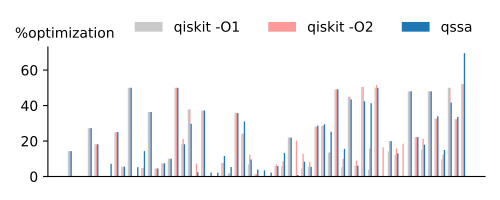

The Python source for this figure:
#!/usr/bin/env python
# coding: utf-8

import os
import os.path
import sys
import copy
import math

import matplotlib
import matplotlib.pyplot as plt
import numpy as np
import json

# Use TrueType fonts instead of Type 3 fonts
# Type 3 fonts embed bitmaps and are not allowed in camera-ready submissions
# for many conferences. TrueType fonts look better and are accepted.
matplotlib.rcParams['pdf.fonttype'] = 42
matplotlib.rcParams['ps.fonttype'] = 42

matplotlib.rcParams['figure.figsize'] = 5, 2

def log(*args, **kwargs):
    print(*args, file=sys.stderr, **kwargs)

# Color palette
light_gray = "#cacaca"
dark_gray = "#827b7b"
light_blue = "#a6cee3"
dark_blue = "#1f78b4"
light_green = "#b2df8a"
dark_green = "#33a02c"
light_red = "#fb9a99"
dark_red = "#e31a1c"

# math
lg2 = lambda n: math.log(n, 2)


rawdata = None # raw data
with open("./qasmbench-gate-count.json", "r") as f:
    rawdata = json.load(f)
assert rawdata is not None

INF = 10**9
class PlotDatum:
    def __init__(self, label, kind, stats, idx):
        self.label = label # testname
        self.kind = kind # default, qiskit, qssa, zx
        self.idx = idx
        if 'ops' not in stats or 'depth' not in stats:
            print(f'> INVALID {label}::{kind} : {stats}')
            self.gates = {}
            self.cx = -1
            self.u = -1
            self.single_qubit = -1
            self.depth = -1
            self.tot = -1
            self.time = stats.get('time', -1)
        else:
            gates = stats['ops']
            self.gates = copy.deepcopy(gates) # gates dict: {<gate>: <count>, ...}
            self.cx = gates.get("cx", 0)
            self.u = gates.get("u", 0) + gates.get("u3", 0)
            self.single_qubit = 0
            for gate in "h x y z rx ry rz s sdg t tdg u u1 u2 u3".split():
                self.single_qubit += gates.get(gate, 0)
            self.depth = stats['depth']
            self.tot = sum([gates[g] for g in gates])
            self.time = stats['time']

    def __lt__(self, other):
        return self.tot < other.tot
class FullData:
    def __init__(self, test, stats, idx):
        self.test = test
        self.idx = idx
        self.data = dict()
        for kind in rawdata[test]:
            self.data[kind] = PlotDatum(test, kind, stats[kind], idx)
    def __lt__(self, other):
        lv = self.data['default'].tot
        rv = other.data['default'].tot
        if lv != rv: return lv < rv
        lv = self.data['default'].depth
        rv = self.data['default'].depth
        if lv != rv: return lv < rv
        return True
    def hasKind(self, k):
        return k in self.data
    def getKind(self, k):
        return self.data[k]

plotdata = []
pidx = 0
for test in rawdata:
    pidx += 1
    data = FullData(test, rawdata[test], pidx)
    plotdata.append(data)
    if data.getKind('qssa_full').tot < data.getKind('qiskit_lev2').tot:
        to_show = {'name': test, 'qssa': rawdata[test]['qssa_full'], 'qiskit':rawdata[test]['qiskit_lev2']}
        print(json.dumps(to_show, indent=2))



plotdata.sort()


#### PLOTTING-CODE
to_plot = plotdata
log(">> Plotting [%d] test cases..."% (len(to_plot)))

xs = np.arange(len(to_plot))
width = 0.2

#### Optimization ratio
fig, ax = plt.subplots(figsize=(15,10))
for idx, kind in enumerate(['qiskit_lev1', 'qiskit_lev2', 'qssa_full']):
    ratio = lambda p: 100*(1-p.getKind(kind).tot / p.getKind('default').tot)
    col = None
    label = None
    if kind == 'qiskit_lev1':
        col = light_gray
        label = 'qiskit -O1'
    if kind == 'qiskit_lev2':
        col = light_red
        label = 'qiskit -O2'
    if kind == 'qssa_full':
        col = dark_blue
        label = 'qssa'
    rects1 = ax.bar(xs + ((idx + 1) * 1 * width), [ratio(p) for p in to_plot], width, label=label, color=col)

ax.spines['right'].set_visible(False)
ax.spines['top'].set_visible(False)

ax.legend(ncol=100, frameon=False, loc='lower right', bbox_to_anchor=(0, 1, 1, 0))

ax.set_xticks([])
ax.set_ylabel('%optimization', rotation='horizontal', position = (1, 1.05),
    horizontalalignment='left', verticalalignment='bottom')

fig.set_size_inches(5,2)
fig.tight_layout()
filename = os.path.basename(__file__).replace(".py", ".pdf")
fig.savefig(filename)
